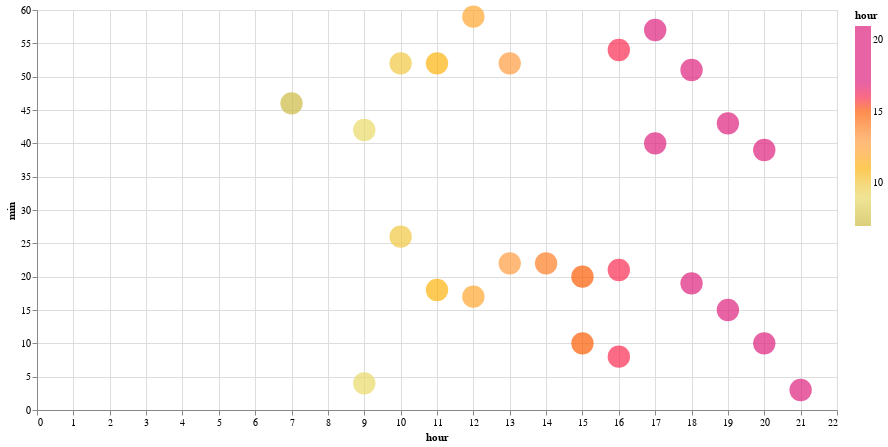

Write notebook code for a chart like this one.
### Code cell
test5 = compare_approaches(
    stop_id="3288014",
    organization_name="City of Thousand Oaks",
    route_id="3402",
    stop_sequence=16,
)

### Figure 1 — Vega-Lite specification as saved in the notebook (floating-point values rounded to 4 significant figures)
{"config": {"view": {"continuousWidth": 300, "continuousHeight": 300}}, "data": {"name": "data-14ac3d3147b25208822d4a6b0a06f355"}, "mark": {"type": "circle", "size": 500}, "encoding": {"color": {"field": "hour", "scale": {"range": ["#ccbb44", "#e9d868", "#fcb40e", "#ff9c42", "#fc5c04", "#dd217d", "#dd217d", "#dd217d"]}, "type": "quantitative"}, "tooltip": [{"field": "hour", "type": "quantitative"}, {"field": "min", "type": "quantitative"}, {"field": "actual_arrival_lag_min", "type": "quantitative"}], "x": {"field": "hour", "type": "quantitative"}, "y": {"field": "min", "type": "quantitative"}}, "height": 400, "width": 800, "$schema": "https://vega.github.io/schema/vega-lite/v5.17.0.json", "datasets": {"data-14ac3d3147b25208822d4a6b0a06f355": [{"stop_id": "3288014", "stop_sequence": 16, "scheduled_arrival_sec": 27660.0, "schedule_gtfs_dataset_key": "1770249a5a2e770ca90628434d4934b1", "trip_instance_key": "99187af2c19cae6b8c3e04d9e9f11970", "rt_arrival_sec": 27984, "route_id": "3402", "shape_array_key": "e15098a36704dc44bb9c92ece10436a4", "route_long_name": "Route 11", "direction_id": 0.0, "organization_name": "City of Thousand Oaks", "caltrans_district": "07 - Los Angeles", "service_date": "2024-05-22T00:00:00", "route_type": "Bus", "feed_key": "926867fdee73d5fbfe4f011871bcd830", "converted_schd_arrival2": "2024-05-22T07:41:00", "converted_rt_arrival": "2024-05-22T07:46:24", "converted_schd_arrival": "2024-05-22T07:41:00", "delay_min": 5.4, "actual_arrival_lag_min": null, "scheduled_arrival_lag_min": null, "hour": 7, "min": 46}, {"stop_id": "3288014", "stop_sequence": 16, "scheduled_arrival_sec": 32520.0, "schedule_gtfs_dataset_key": "1770249a5a2e770ca90628434d4934b1", "trip_instance_key": "6b1b409f790260f87a418e395ff10c12", "rt_arrival_sec": 32642, "route_id": "3402", "shape_array_key": "e15098a36704dc44bb9c92ece10436a4", "route_long_name": "Route 11", "direction_id": 0.0, "organization_name": "City of Thousand Oaks", "caltrans_district": "07 - Los Angeles", "service_date": "2024-05-22T00:00:00", "route_type": "Bus", "feed_key": "926867fdee73d5fbfe4f011871bcd830", "converted_schd_arrival2": "2024-05-22T09:02:00", "converted_rt_arrival": "2024-05-22T09:04:02", "converted_schd_arrival": "2024-05-22T09:02:00", "delay_min": 2.033, "actual_arrival_lag_min": 77.63, "scheduled_arrival_lag_min": 81.0, "hour": 9, "min": 4}, {"stop_id": "3288014", "stop_sequence": 16, "scheduled_arrival_sec": 34980.0, "schedule_gtfs_dataset_key": "1770249a5a2e770ca90628434d4934b1", "trip_instance_key": "e18814c62c1822f7a85dbd0f06d2e030", "rt_arrival_sec": 34954, "route_id": "3402", "shape_array_key": "e15098a36704dc44bb9c92ece10436a4", "route_long_name": "Route 11", "direction_id": 0.0, "organization_name": "City of Thousand Oaks", "caltrans_district": "07 - Los Angeles", "service_date": "2024-05-22T00:00:00", "route_type": "Bus", "feed_key": "926867fdee73d5fbfe4f011871bcd830", "converted_schd_arrival2": "2024-05-22T09:43:00", "converted_rt_arrival": "2024-05-22T09:42:34", "converted_schd_arrival": "2024-05-22T09:43:00", "delay_min": -0.4333, "actual_arrival_lag_min": 38.53, "scheduled_arrival_lag_min": 41.0, "hour": 9, "min": 42}, {"stop_id": "3288014", "stop_sequence": 16, "scheduled_arrival_sec": 37380.0, "schedule_gtfs_dataset_key": "1770249a5a2e770ca90628434d4934b1", "trip_instance_key": "71074c1eb999b0c6ce92acaff6dd7cba", "rt_arrival_sec": 37619, "route_id": "3402", "shape_array_key": "e15098a36704dc44bb9c92ece10436a4", "route_long_name": "Route 11", "direction_id": 0.0, "organization_name": "City of Thousand Oaks", "caltrans_district": "07 - Los Angeles", "service_date": "2024-05-22T00:00:00", "route_type": "Bus", "feed_key": "926867fdee73d5fbfe4f011871bcd830", "converted_schd_arrival2": "2024-05-22T10:23:00", "converted_rt_arrival": "2024-05-22T10:26:59", "converted_schd_arrival": "2024-05-22T10:23:00", "delay_min": 3.983, "actual_arrival_lag_min": 44.42, "scheduled_arrival_lag_min": 40.0, "hour": 10, "min": 26}, {"stop_id": "3288014", "stop_sequence": 16, "scheduled_arrival_sec": 39180.0, "schedule_gtfs_dataset_key": "1770249a5a2e770ca90628434d4934b1", "trip_instance_key": "262d176132a0a7a88e3c3ccbf78e44f2", "rt_arrival_sec": 39170, "route_id": "3402", "shape_array_key": "e15098a36704dc44bb9c92ece10436a4", "route_long_name": "Route 11", "direction_id": 0.0, "organization_name": "City of Thousand Oaks", "caltrans_district": "07 - Los Angeles", "service_date": "2024-05-22T00:00:00", "route_type": "Bus", "feed_key": "926867fdee73d5fbfe4f011871bcd830", "converted_schd_arrival2": "2024-05-22T10:53:00", "converted_rt_arrival": "2024-05-22T10:52:50", "converted_schd_arrival": "2024-05-22T10:53:00", "delay_min": -0.1667, "actual_arrival_lag_min": 25.85, "scheduled_arrival_lag_min": 30.0, "hour": 10, "min": 52}, {"stop_id": "3288014", "stop_sequence": 16, "scheduled_arrival_sec": 40740.0, "schedule_gtfs_dataset_key": "1770249a5a2e770ca90628434d4934b1", "trip_instance_key": "1eeb6073ddc8d233b75efc2335eae489", "rt_arrival_sec": 40712, "route_id": "3402", "shape_array_key": "e15098a36704dc44bb9c92ece10436a4", "route_long_name": "Route 11", "direction_id": 0.0, "organization_name": "City of Thousand Oaks", "caltrans_district": "07 - Los Angeles", "service_date": "2024-05-22T00:00:00", "route_type": "Bus", "feed_key": "926867fdee73d5fbfe4f011871bcd830", "converted_schd_arrival2": "2024-05-22T11:19:00", "converted_rt_arrival": "2024-05-22T11:18:32", "converted_schd_arrival": "2024-05-22T11:19:00", "delay_min": -0.4667, "actual_arrival_lag_min": 25.7, "scheduled_arrival_lag_min": 26.0, "hour": 11, "min": 18}, {"stop_id": "3288014", "stop_sequence": 16, "scheduled_arrival_sec": 42540.0, "schedule_gtfs_dataset_key": "1770249a5a2e770ca90628434d4934b1", "trip_instance_key": "eef8d16110dbd54ed272d1e702923a0c", "rt_arrival_sec": 42726, "route_id": "3402", "shape_array_key": "e15098a36704dc44bb9c92ece10436a4", "route_long_name": "Route 11", "direction_id": 0.0, "organization_name": "City of Thousand Oaks", "caltrans_district": "07 - Los Angeles", "service_date": "2024-05-22T00:00:00", "route_type": "Bus", "feed_key": "926867fdee73d5fbfe4f011871bcd830", "converted_schd_arrival2": "2024-05-22T11:49:00", "converted_rt_arrival": "2024-05-22T11:52:06", "converted_schd_arrival": "2024-05-22T11:49:00", "delay_min": 3.1, "actual_arrival_lag_min": 33.57, "scheduled_arrival_lag_min": 30.0, "hour": 11, "min": 52}, {"stop_id": "3288014", "stop_sequence": 16, "scheduled_arrival_sec": 44400.0, "schedule_gtfs_dataset_key": "1770249a5a2e770ca90628434d4934b1", "trip_instance_key": "17ec8a730578a011706eb4340b1714b2", "rt_arrival_sec": 44279, "route_id": "3402", "shape_array_key": "e15098a36704dc44bb9c92ece10436a4", "route_long_name": "Route 11", "direction_id": 0.0, "organization_name": "City of Thousand Oaks", "caltrans_district": "07 - Los Angeles", "service_date": "2024-05-22T00:00:00", "route_type": "Bus", "feed_key": "926867fdee73d5fbfe4f011871bcd830", "converted_schd_arrival2": "2024-05-22T12:20:00", "converted_rt_arrival": "2024-05-22T12:17:59", "converted_schd_arrival": "2024-05-22T12:20:00", "delay_min": -2.017, "actual_arrival_lag_min": 25.88, "scheduled_arrival_lag_min": 31.0, "hour": 12, "min": 17}, {"stop_id": "3288014", "stop_sequence": 16, "scheduled_arrival_sec": 46500.0, "schedule_gtfs_dataset_key": "1770249a5a2e770ca90628434d4934b1", "trip_instance_key": "526cd3e83a2ce6fd0cd0ba00ca114a99", "rt_arrival_sec": 46782, "route_id": "3402", "shape_array_key": "e15098a36704dc44bb9c92ece10436a4", "route_long_name": "Route 11", "direction_id": 0.0, "organization_name": "City of Thousand Oaks", "caltrans_district": "07 - Los Angeles", "service_date": "2024-05-22T00:00:00", "route_type": "Bus", "feed_key": "926867fdee73d5fbfe4f011871bcd830", "converted_schd_arrival2": "2024-05-22T12:55:00", "converted_rt_arrival": "2024-05-22T12:59:42", "converted_schd_arrival": "2024-05-22T12:55:00", "delay_min": 4.7, "actual_arrival_lag_min": 41.72, "scheduled_arrival_lag_min": 35.0, "hour": 12, "min": 59}, {"stop_id": "3288014", "stop_sequence": 16, "scheduled_arrival_sec": 48000.0, "schedule_gtfs_dataset_key": "1770249a5a2e770ca90628434d4934b1", "trip_instance_key": "4221cf0c15c464da48048e9b50d2cca8", "rt_arrival_sec": 48152, "route_id": "3402", "shape_array_key": "e15098a36704dc44bb9c92ece10436a4", "route_long_name": "Route 11", "direction_id": 0.0, "organization_name": "City of Thousand Oaks", "caltrans_district": "07 - Los Angeles", "service_date": "2024-05-22T00:00:00", "route_type": "Bus", "feed_key": "926867fdee73d5fbfe4f011871bcd830", "converted_schd_arrival2": "2024-05-22T13:20:00", "converted_rt_arrival": "2024-05-22T13:22:32", "converted_schd_arrival": "2024-05-22T13:20:00", "delay_min": 2.533, "actual_arrival_lag_min": 22.83, "scheduled_arrival_lag_min": 25.0, "hour": 13, "min": 22}, {"stop_id": "3288014", "stop_sequence": 16, "scheduled_arrival_sec": 49800.0, "schedule_gtfs_dataset_key": "1770249a5a2e770ca90628434d4934b1", "trip_instance_key": "2a8598fa440dea577f7d6639091d72d8", "rt_arrival_sec": 49962, "route_id": "3402", "shape_array_key": "e15098a36704dc44bb9c92ece10436a4", "route_long_name": "Route 11", "direction_id": 0.0, "organization_name": "City of Thousand Oaks", "caltrans_district": "07 - Los Angeles", "service_date": "2024-05-22T00:00:00", "route_type": "Bus", "feed_key": "926867fdee73d5fbfe4f011871bcd830", "converted_schd_arrival2": "2024-05-22T13:50:00", "converted_rt_arrival": "2024-05-22T13:52:42", "converted_schd_arrival": "2024-05-22T13:50:00", "delay_min": 2.7, "actual_arrival_lag_min": 30.17, "scheduled_arrival_lag_min": 30.0, "hour": 13, "min": 52}, {"stop_id": "3288014", "stop_sequence": 16, "scheduled_arrival_sec": 51600.0, "schedule_gtfs_dataset_key": "1770249a5a2e770ca90628434d4934b1", "trip_instance_key": "5f93b8895abfa34e5aafedca83373ed4", "rt_arrival_sec": 51725, "route_id": "3402", "shape_array_key": "e15098a36704dc44bb9c92ece10436a4", "route_long_name": "Route 11", "direction_id": 0.0, "organization_name": "City of Thousand Oaks", "caltrans_district": "07 - Los Angeles", "service_date": "2024-05-22T00:00:00", "route_type": "Bus", "feed_key": "926867fdee73d5fbfe4f011871bcd830", "converted_schd_arrival2": "2024-05-22T14:20:00", "converted_rt_arrival": "2024-05-22T14:22:05", "converted_schd_arrival": "2024-05-22T14:20:00", "delay_min": 2.083, "actual_arrival_lag_min": 29.38, "scheduled_arrival_lag_min": 30.0, "hour": 14, "min": 22}, {"stop_id": "3288014", "stop_sequence": 16, "scheduled_arrival_sec": 53400.0, "schedule_gtfs_dataset_key": "1770249a5a2e770ca90628434d4934b1", "trip_instance_key": "56bf1d9c9081e53abbfb46edfa1f5829", "rt_arrival_sec": 54641, "route_id": "3402", "shape_array_key": "e15098a36704dc44bb9c92ece10436a4", "route_long_name": "Route 11", "direction_id": 0.0, "organization_name": "City of Thousand Oaks", "caltrans_district": "07 - Los Angeles", "service_date": "2024-05-22T00:00:00", "route_type": "Bus", "feed_key": "926867fdee73d5fbfe4f011871bcd830", "converted_schd_arrival2": "2024-05-22T14:50:00", "converted_rt_arrival": "2024-05-22T15:10:41", "converted_schd_arrival": "2024-05-22T14:50:00", "delay_min": 20.68, "actual_arrival_lag_min": 48.6, "scheduled_arrival_lag_min": 30.0, "hour": 15, "min": 10}, {"stop_id": "3288014", "stop_sequence": 16, "scheduled_arrival_sec": 55200.0, "schedule_gtfs_dataset_key": "1770249a5a2e770ca90628434d4934b1", "trip_instance_key": "61887df36d65a1b1086693d143af8c04", "rt_arrival_sec": 55216, "route_id": "3402", "shape_array_key": "e15098a36704dc44bb9c92ece10436a4", "route_long_name": "Route 11", "direction_id": 0.0, "organization_name": "City of Thousand Oaks", "caltrans_district": "07 - Los Angeles", "service_date": "2024-05-22T00:00:00", "route_type": "Bus", "feed_key": "926867fdee73d5fbfe4f011871bcd830", "converted_schd_arrival2": "2024-05-22T15:20:00", "converted_rt_arrival": "2024-05-22T15:20:16", "converted_schd_arrival": "2024-05-22T15:20:00", "delay_min": 0.2667, "actual_arrival_lag_min": 9.583, "scheduled_arrival_lag_min": 30.0, "hour": 15, "min": 20}, {"stop_id": "3288014", "stop_sequence": 16, "scheduled_arrival_sec": 57000.0, "schedule_gtfs_dataset_key": "1770249a5a2e770ca90628434d4934b1", "trip_instance_key": "9c425514fe9201365b9e82221d6e307b", "rt_arrival_sec": 58115, "route_id": "3402", "shape_array_key": "e15098a36704dc44bb9c92ece10436a4", "route_long_name": "Route 11", "direction_id": 0.0, "organization_name": "City of Thousand Oaks", "caltrans_district": "07 - Los Angeles", "service_date": "2024-05-22T00:00:00", "route_type": "Bus", "feed_key": "926867fdee73d5fbfe4f011871bcd830", "converted_schd_arrival2": "2024-05-22T15:50:00", "converted_rt_arrival": "2024-05-22T16:08:35", "converted_schd_arrival": "2024-05-22T15:50:00", "delay_min": 18.58, "actual_arrival_lag_min": 48.32, "scheduled_arrival_lag_min": 30.0, "hour": 16, "min": 8}, {"stop_id": "3288014", "stop_sequence": 16, "scheduled_arrival_sec": 58800.0, "schedule_gtfs_dataset_key": "1770249a5a2e770ca90628434d4934b1", "trip_instance_key": "475c926d3445ffb5728bf2b2a1236257", "rt_arrival_sec": 58886, "route_id": "3402", "shape_array_key": "e15098a36704dc44bb9c92ece10436a4", "route_long_name": "Route 11", "direction_id": 0.0, "organization_name": "City of Thousand Oaks", "caltrans_district": "07 - Los Angeles", "service_date": "2024-05-22T00:00:00", "route_type": "Bus", "feed_key": "926867fdee73d5fbfe4f011871bcd830", "converted_schd_arrival2": "2024-05-22T16:20:00", "converted_rt_arrival": "2024-05-22T16:21:26", "converted_schd_arrival": "2024-05-22T16:20:00", "delay_min": 1.433, "actual_arrival_lag_min": 12.85, "scheduled_arrival_lag_min": 30.0, "hour": 16, "min": 21}, {"stop_id": "3288014", "stop_sequence": 16, "scheduled_arrival_sec": 60600.0, "schedule_gtfs_dataset_key": "1770249a5a2e770ca90628434d4934b1", "trip_instance_key": "ddfbddb99d6729757f0cd878582d09f6", "rt_arrival_sec": 60842, "route_id": "3402", "shape_array_key": "e15098a36704dc44bb9c92ece10436a4", "route_long_name": "Route 11", "direction_id": 0.0, "organization_name": "City of Thousand Oaks", "caltrans_district": "07 - Los Angeles", "service_date": "2024-05-22T00:00:00", "route_type": "Bus", "feed_key": "926867fdee73d5fbfe4f011871bcd830", "converted_schd_arrival2": "2024-05-22T16:50:00", "converted_rt_arrival": "2024-05-22T16:54:02", "converted_schd_arrival": "2024-05-22T16:50:00", "delay_min": 4.033, "actual_arrival_lag_min": 32.6, "scheduled_arrival_lag_min": 30.0, "hour": 16, "min": 54}, {"stop_id": "3288014", "stop_sequence": 16, "scheduled_arrival_sec": 62340.0, "schedule_gtfs_dataset_key": "1770249a5a2e770ca90628434d4934b1", "trip_instance_key": "cd6b2c74b1c0c83ab93bdfb4ee830e7a", "rt_arrival_sec": 63644, "route_id": "3402", "shape_array_key": "e15098a36704dc44bb9c92ece10436a4", "route_long_name": "Route 11", "direction_id": 0.0, "organization_name": "City of Thousand Oaks", "caltrans_district": "07 - Los Angeles", "service_date": "2024-05-22T00:00:00", "route_type": "Bus", "feed_key": "926867fdee73d5fbfe4f011871bcd830", "converted_schd_arrival2": "2024-05-22T17:19:00", "converted_rt_arrival": "2024-05-22T17:40:44", "converted_schd_arrival": "2024-05-22T17:19:00", "delay_min": 21.73, "actual_arrival_lag_min": 46.7, "scheduled_arrival_lag_min": 29.0, "hour": 17, "min": 40}, {"stop_id": "3288014", "stop_sequence": 16, "scheduled_arrival_sec": 64080.0, "schedule_gtfs_dataset_key": "1770249a5a2e770ca90628434d4934b1", "trip_instance_key": "62404ea4b9e110f758db066ad50b0b7e", "rt_arrival_sec": 64627, "route_id": "3402", "shape_array_key": "e15098a36704dc44bb9c92ece10436a4", "route_long_name": "Route 11", "direction_id": 0.0, "organization_name": "City of Thousand Oaks", "caltrans_district": "07 - Los Angeles", "service_date": "2024-05-22T00:00:00", "route_type": "Bus", "feed_key": "926867fdee73d5fbfe4f011871bcd830", "converted_schd_arrival2": "2024-05-22T17:48:00", "converted_rt_arrival": "2024-05-22T17:57:07", "converted_schd_arrival": "2024-05-22T17:48:00", "delay_min": 9.117, "actual_arrival_lag_min": 16.38, "scheduled_arrival_lag_min": 29.0, "hour": 17, "min": 57}, {"stop_id": "3288014", "stop_sequence": 16, "scheduled_arrival_sec": 65880.0, "schedule_gtfs_dataset_key": "1770249a5a2e770ca90628434d4934b1", "trip_instance_key": "a114649e1bff4d54dcdcdd63e495381a", "rt_arrival_sec": 65950, "route_id": "3402", "shape_array_key": "e15098a36704dc44bb9c92ece10436a4", "route_long_name": "Route 11", "direction_id": 0.0, "organization_name": "City of Thousand Oaks", "caltrans_district": "07 - Los Angeles", "service_date": "2024-05-22T00:00:00", "route_type": "Bus", "feed_key": "926867fdee73d5fbfe4f011871bcd830", "converted_schd_arrival2": "2024-05-22T18:18:00", "converted_rt_arrival": "2024-05-22T18:19:10", "converted_schd_arrival": "2024-05-22T18:18:00", "delay_min": 1.167, "actual_arrival_lag_min": 22.05, "scheduled_arrival_lag_min": 30.0, "hour": 18, "min": 19}, {"stop_id": "3288014", "stop_sequence": 16, "scheduled_arrival_sec": 67620.0, "schedule_gtfs_dataset_key": "1770249a5a2e770ca90628434d4934b1", "trip_instance_key": "c3a087d87cb9f545ca85488fb5f9a50e", "rt_arrival_sec": 67902, "route_id": "3402", "shape_array_key": "e15098a36704dc44bb9c92ece10436a4", "route_long_name": "Route 11", "direction_id": 0.0, "organization_name": "City of Thousand Oaks", "caltrans_district": "07 - Los Angeles", "service_date": "2024-05-22T00:00:00", "route_type": "Bus", "feed_key": "926867fdee73d5fbfe4f011871bcd830", "converted_schd_arrival2": "2024-05-22T18:47:00", "converted_rt_arrival": "2024-05-22T18:51:42", "converted_schd_arrival": "2024-05-22T18:47:00", "delay_min": 4.7, "actual_arrival_lag_min": 32.53, "scheduled_arrival_lag_min": 29.0, "hour": 18, "min": 51}, {"stop_id": "3288014", "stop_sequence": 16, "scheduled_arrival_sec": 69120.0, "schedule_gtfs_dataset_key": "1770249a5a2e770ca90628434d4934b1", "trip_instance_key": "d9332200f5cf086fbace45956d4aa506", "rt_arrival_sec": 69307, "route_id": "3402", "shape_array_key": "e15098a36704dc44bb9c92ece10436a4", "route_long_name": "Route 11", "direction_id": 0.0, "organization_name": "City of Thousand Oaks", "caltrans_district": "07 - Los Angeles", "service_date": "2024-05-22T00:00:00", "route_type": "Bus", "feed_key": "926867fdee73d5fbfe4f011871bcd830", "converted_schd_arrival2": "2024-05-22T19:12:00", "converted_rt_arrival": "2024-05-22T19:15:07", "converted_schd_arrival": "2024-05-22T19:12:00", "delay_min": 3.117, "actual_arrival_lag_min": 23.42, "scheduled_arrival_lag_min": 25.0, "hour": 19, "min": 15}, {"stop_id": "3288014", "stop_sequence": 16, "scheduled_arrival_sec": 70920.0, "schedule_gtfs_dataset_key": "1770249a5a2e770ca90628434d4934b1", "trip_instance_key": "60810e81748c9d8690b068947486fb5e", "rt_arrival_sec": 71005, "route_id": "3402", "shape_array_key": "e15098a36704dc44bb9c92ece10436a4", "route_long_name": "Route 11", "direction_id": 0.0, "organization_name": "City of Thousand Oaks", "caltrans_district": "07 - Los Angeles", "service_date": "2024-05-22T00:00:00", "route_type": "Bus", "feed_key": "926867fdee73d5fbfe4f011871bcd830", "converted_schd_arrival2": "2024-05-22T19:42:00", "converted_rt_arrival": "2024-05-22T19:43:25", "converted_schd_arrival": "2024-05-22T19:42:00", "delay_min": 1.417, "actual_arrival_lag_min": 28.3, "scheduled_arrival_lag_min": 30.0, "hour": 19, "min": 43}, {"stop_id": "3288014", "stop_sequence": 16, "scheduled_arrival_sec": 72720.0, "schedule_gtfs_dataset_key": "1770249a5a2e770ca90628434d4934b1", "trip_instance_key": "5d3142a68f8d944ef85d4f520340212f", "rt_arrival_sec": 72646, "route_id": "3402", "shape_array_key": "e15098a36704dc44bb9c92ece10436a4", "route_long_name": "Route 11", "direction_id": 0.0, "organization_name": "City of Thousand Oaks", "caltrans_district": "07 - Los Angeles", "service_date": "2024-05-22T00:00:00", "route_type": "Bus", "feed_key": "926867fdee73d5fbfe4f011871bcd830", "converted_schd_arrival2": "2024-05-22T20:12:00", "converted_rt_arrival": "2024-05-22T20:10:46", "converted_schd_arrival": "2024-05-22T20:12:00", "delay_min": -1.233, "actual_arrival_lag_min": 27.35, "scheduled_arrival_lag_min": 30.0, "hour": 20, "min": 10}, {"stop_id": "3288014", "stop_sequence": 16, "scheduled_arrival_sec": 74220.0, "schedule_gtfs_dataset_key": "1770249a5a2e770ca90628434d4934b1", "trip_instance_key": "77c507242072c0b7a532957a5fa5235f", "rt_arrival_sec": 74385, "route_id": "3402", "shape_array_key": "e15098a36704dc44bb9c92ece10436a4", "route_long_name": "Route 11", "direction_id": 0.0, "organization_name": "City of Thousand Oaks", "caltrans_district": "07 - Los Angeles", "service_date": "2024-05-22T00:00:00", "route_type": "Bus", "feed_key": "926867fdee73d5fbfe4f011871bcd830", "converted_schd_arrival2": "2024-05-22T20:37:00", "converted_rt_arrival": "2024-05-22T20:39:45", "converted_schd_arrival": "2024-05-22T20:37:00", "delay_min": 2.75, "actual_arrival_lag_min": 28.98, "scheduled_arrival_lag_min": 25.0, "hour": 20, "min": 39}, {"stop_id": "3288014", "stop_sequence": 16, "scheduled_arrival_sec": 75720.0, "schedule_gtfs_dataset_key": "1770249a5a2e770ca90628434d4934b1", "trip_instance_key": "024b136faeb54bc6a268621b878f5e81", "rt_arrival_sec": 75828, "route_id": "3402", "shape_array_key": "e15098a36704dc44bb9c92ece10436a4", "route_long_name": "Route 11", "direction_id": 0.0, "organization_name": "City of Thousand Oaks", "caltrans_district": "07 - Los Angeles", "service_date": "2024-05-22T00:00:00", "route_type": "Bus", "feed_key": "926867fdee73d5fbfe4f011871bcd830", "converted_schd_arrival2": "2024-05-22T21:02:00", "converted_rt_arrival": "2024-05-22T21:03:48", "converted_schd_arrival": "2024-05-22T21:02:00", "delay_min": 1.8, "actual_arrival_lag_min": 24.05, "scheduled_arrival_lag_min": 25.0, "hour": 21, "min": 3}]}}
